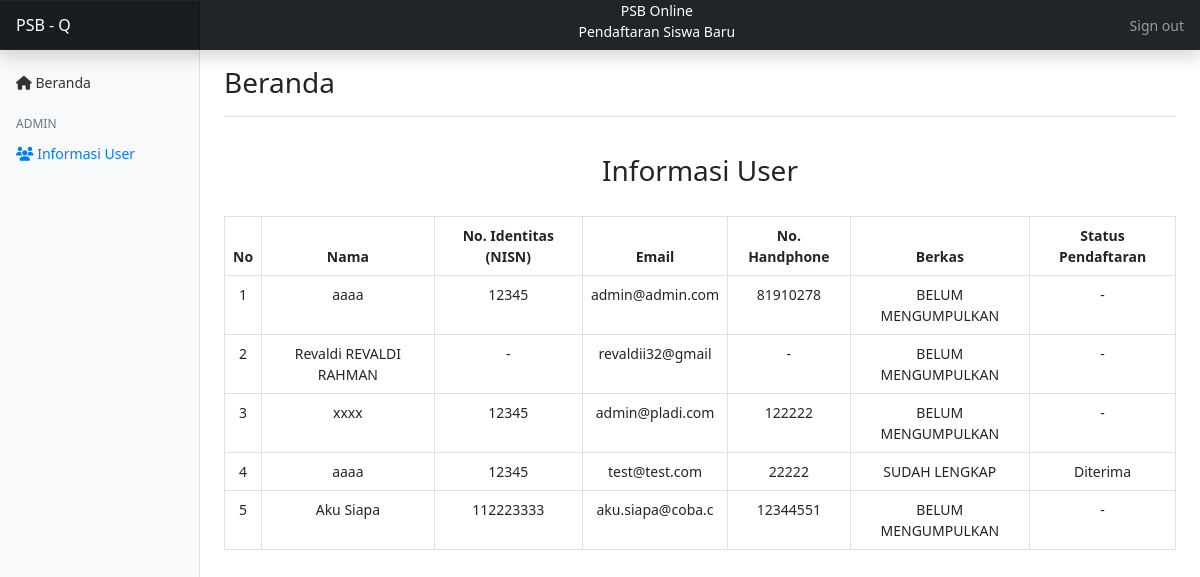
Screenshot of /admin/informasi_user.php (signed in) with the database file from the repository.
### tables this page shows
CREATE TABLE `users` (
  `user_id` int(11) NOT NULL,
  `nama` varchar(255) NOT NULL,
  `nisn` varchar(16) DEFAULT NULL,
  `email` varchar(16) NOT NULL,
  `jenis_kelamin` enum('P','L') DEFAULT NULL,
  `no_telepon` int(11) NOT NULL,
  `tempat_lahir` varchar(255) DEFAULT NULL,
  `tgl_lahir` date DEFAULT NULL,
  `agama` varchar(11) DEFAULT NULL,
  `nama_ortu` varchar(255) DEFAULT NULL,
  `no_telepon_ortu` int(11) DEFAULT NULL,
  `password` varchar(255) NOT NULL,
  `role` int(11) NOT NULL DEFAULT 0,
  `alamat` text DEFAULT NULL
);

CREATE TABLE `data_pendaftaran` (
  `pendaftaran_id` int(11) NOT NULL,
  `user_id` int(11) DEFAULT NULL,
  `pendidikan_terakhir` varchar(255) DEFAULT NULL,
  `pas_foto` varchar(255) DEFAULT NULL,
  `ijazah` varchar(255) DEFAULT NULL,
  `surat_pernyataan` varchar(255) DEFAULT NULL,
  `status_pendaftaran` enum('Diterima','Cadangan','Tidak Diterima','Menunggu') NOT NULL DEFAULT 'Menunggu'
);

### admin/informasi_user.php (the view, shortened to what this page needs)
<?php
    include '../koneksi.php';
    $query = mysqli_query($koneksi, "SELECT * FROM users LEFT JOIN data_pendaftaran ON users.user_id = data_pendaftaran.user_id");
    $i = 1;
?>
<!DOCTYPE html>
<html lang="en">
<head>
    <link href="https://cdn.jsdelivr.net/npm/bootstrap@5.0.1/dist/css/bootstrap.min.css" rel="stylesheet" />
    <link rel="stylesheet" href="../css/style.css"/>
</head>
<body>
    <header class="navbar navbar-dark sticky-top bg-dark flex-md-nowrap p-0 shadow">
        <a class="navbar-brand col-md-3 col-lg-2 me-0 px-3" href="#">PSB - Q</a>
        <ul class="navbar-nav w-100">
            <li class="nav-item">
                <p style="color:white" class="text-center mb-2">PSB Online <br> Pendaftaran Siswa Baru</p>
            </li>
        </ul>
        <ul class="navbar-nav px-3">
            <li class="nav-item text-nowrap">
                <a class="nav-link" href="../logout.php" onclick="return confirm('Apakah anda yakin ingin melakukan logout?');">Sign out</a>
            </li>
        </ul>
    </header>
    <div class="container-fluid">
        <div class="row">
            <nav id="sidebarMenu" class="col-md-3 col-lg-2 d-md-block bg-light sidebar collapse">
                <div class="position-sticky pt-3">
                    <ul class="nav flex-column">
                        <li class="nav-item">
                            <a class="nav-link" aria-current="page" href="index.php">
                            <span><i class="fas fa-home"></i></span>
                            Beranda
                            </a>
                        </li>
                    </ul>
                    <h6 class="sidebar-heading d-flex justify-content-between align-items-center px-3 mt-3 mb-1 text-muted">
                        <span>Admin</span>
                    </h6>
                    <ul class="nav flex-column mb-2">
                        <li class="nav-item">
                            <a class="nav-link active" href="#">
                            <span><i class="fas fa-users"></i></span>
                            Informasi User
                            </a>
                        </li>
                    </ul>
                </div>
            </nav>
            <main class="col-md-9 ms-sm-auto col-lg-10 px-md-4">
                <div class="d-flex justify-content-between flex-wrap flex-md-nowrap align-items-center pt-3 pb-2 mb-3 border-bottom">
                    <h3>Beranda</h3>
                </div>
                <div id="content">
                    <div class="text-center align-items-center">
                        <br>
                        <h3>Informasi User</h3>
                        <br>
                        <div class="table-responsive">
                            <table class="table table-hover table-bordered">
                                <thead>
                                    <tr>
                                        <th>No</th>
                                        <th>Nama</th>
                                        <th>No. Identitas (NISN)</th>
                                        <th>Email</th>
                                        <th>No. Handphone</th>
                                        <th>Berkas</th>
                                        <th>Status Pendaftaran</th>
                                    </tr>
                                </thead>
                                <tbody>
                                <?php foreach ($query as $d) : ?>
                                    <tr>
                                        <td><?= $i ?></td>
                                        <td><?= $d['nama'] ?></td>
                                        <td><?= !empty($d['nisn']) ? $d['nisn'] : '-' ?></td>
                                        <td><?= !empty($d['email']) ? $d['email'] : '-' ?></td>
                                        <td><?= !empty($d['no_telepon']) ? $d['no_telepon'] : '-' ?></td>
                                        <td><?= $d['pas_foto'] && $d['ijazah'] && $d['surat_pernyataan'] ? 'SUDAH LENGKAP' : 'BELUM MENGUMPULKAN' ?></td>
                                        <td><?= !empty($d['status_pendaftaran']) ? $d['status_pendaftaran'] : '-' ?></td>
                                    </tr>
                                <?php
                                    $i++;
                                    endforeach;
                                ?>
                                </tbody>
                            </table>
                        </div>
                    </div>
                </div>
            </main>
        </div>
    </div>
</body>
</html>

### css/style.css (style rules this page uses)
body { font-size: 0.875rem; }
.sidebar { position: fixed; top: 0; bottom: 0; left: 0; z-index: 100; padding: 48px 0 0; box-shadow: inset -1px 0 0 rgba(0, 0, 0, 0.1); }
.sidebar .nav-link { font-weight: 500; color: #333; }
.sidebar .nav-link.active { color: #007bff; }
.sidebar-heading { font-size: 0.75rem; text-transform: uppercase; }
.navbar-brand { padding-top: 0.75rem; padding-bottom: 0.75rem; font-size: 1rem; background-color: rgba(0, 0, 0, 0.25); box-shadow: inset -1px 0 0 rgba(0, 0, 0, 0.25); }

### rows the page displays
users: nama "aaaa", nisn "12345", email "admin@admin.com", no_telepon "81910278", shows "BELUM MENGUMPULKAN"
users: nama "Revaldi REVALDI RAHMAN", email "revaldii32@gmail", shows "BELUM MENGUMPULKAN"
users: nama "xxxx", nisn "12345", email "admin@pladi.com", no_telepon "122222", shows "BELUM MENGUMPULKAN"
data_pendaftaran: user.nama "aaaa", user.nisn "12345", user.email "test@test.com", user.no_telepon "22222", pas_foto "SUDAH LENGKAP", status_pendaftaran "Diterima"
users: nama "Aku Siapa", nisn "112223333", email "aku.siapa@coba.c", no_telepon "12344551", shows "BELUM MENGUMPULKAN"
